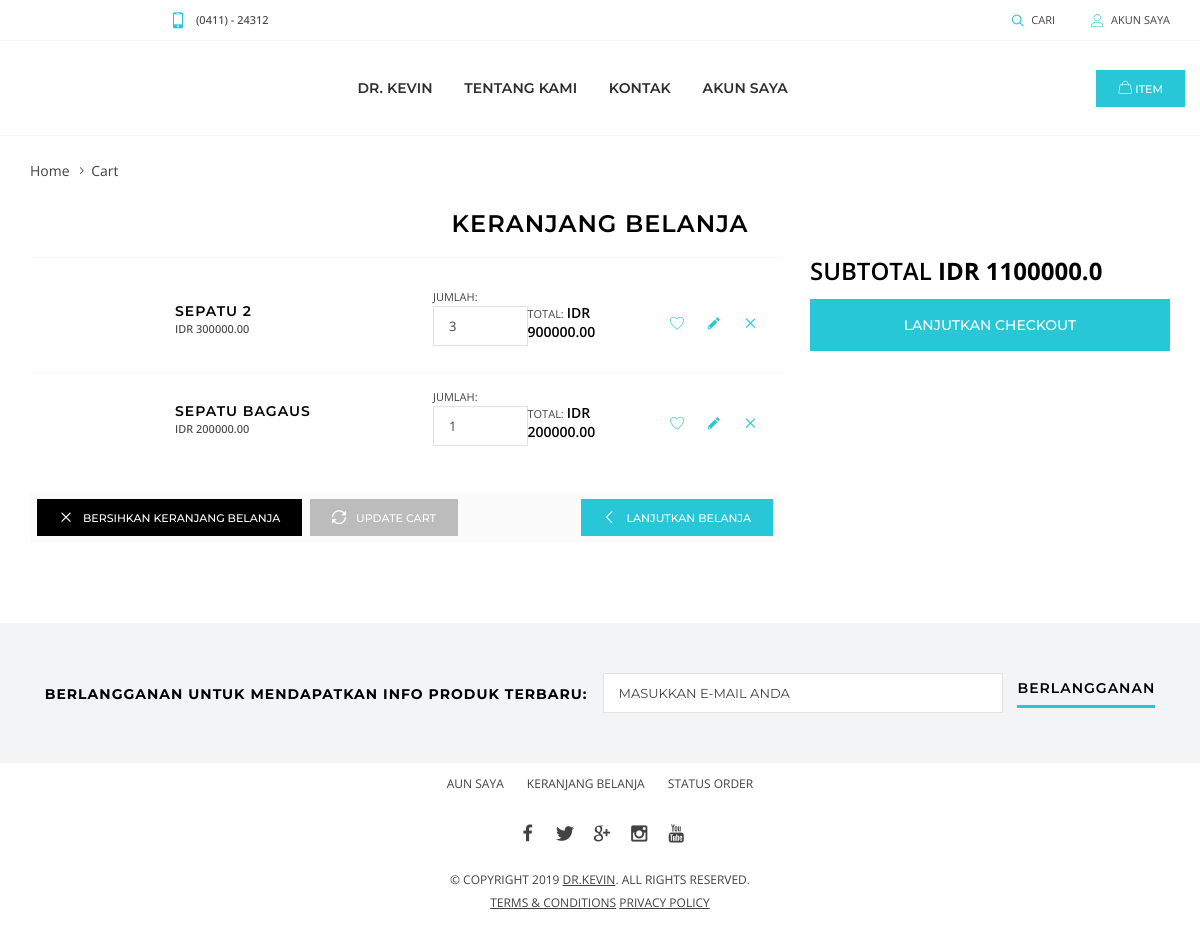
The app's page /cart/ (signed in) with its own data.
### barang/models.py (models this page shows, shortened)
class Cart(models.Model):
    user = models.ForeignKey(settings.AUTH_USER_MODEL, on_delete=models.CASCADE)
    ordered = models.BooleanField(default=False)
    item = models.ForeignKey(Produk, on_delete=models.CASCADE)
    quantity = models.IntegerField(default=1)
    harga = models.DecimalField(max_digits=1000000, decimal_places=2, null=True)
    def get_total_item_price(self):
        return self.quantity * self.item.harga

class Produk(models.Model):
    namaproduk = models.CharField(max_length=50)
    harga = models.DecimalField(max_digits=1000000, decimal_places=2)
    stok = models.IntegerField()
    gambar_barang = models.ImageField(upload_to="images", null=True)
    keterangan = models.TextField()
    kategori_produk = models.ForeignKey(KategoriBarang, on_delete=models.CASCADE, null=True)
    class Meta:
        verbose_name_plural = "Produk"

### barang/views.py (the view)
# urls.py: path('cart/', OrderSummaryView.as_view(), name='cart'),
class OrderSummaryView(LoginRequiredMixin, View):
    def get(self, *args, **kwargs):
        try:
            order = Cart.objects.filter(user=self.request.user, ordered=False)
            total = Cart.objects.filter(user=self.request.user, ordered=False).aggregate(
                total=Sum(F('quantity') * F('harga'), output_field=FloatField()))['total']
            return render(self.request, 'keranjang.html', {'order':order, 'total':total})
        except ObjectDoesNotExist:
            messages.warning(self.request, "You do not have an active order")
            return redirect("/")

### templates/keranjang.html
{% extends 'base.html' %}
{% load staticfiles %}
{% block content %}
    <div class="page-content">
        <div class="holder mt-0">
            <div class="container">
                <ul class="breadcrumbs">
                    <li><a href="index-2.html">Home</a></li>
                    <li><span>Cart</span></li>
                </ul>
            </div>
        </div>
        <div class="holder mt-0">
            <div class="container">
                <h1 class="text-center">Keranjang Belanja</h1>
                <div class="row">
                    <div class="col-md-8">
                        <div class="cart-table">
                            {% for order_item in order %}
                            <div class="cart-table-prd">
                                <div class="cart-table-prd-image"><a href="#"><img src="images/products/xsmall/product-05.jpg" alt=""></a></div>
                                <div class="cart-table-prd-name">
                                    <h2><a href="#">{{ order_item.item.namaproduk }}</a></h2>
                                    <h5><a href="#"> IDR {{ order_item.item.harga }}</a></h5>
                                </div>
                                <div class="cart-table-prd-qty"><span>jumlah:</span>  <div class="form-group"><input type="text" maxlength="4" size="4" class="form-control" value="{{ order_item.quantity }}"></div></div>
                                <div class="cart-table-prd-price"><span>Total:</span> <b>IDR {{ order_item.get_total_item_price }}</b></div>
                                <div class="cart-table-prd-action"><a href="#" class="icon-heart"></a> <a href="#" class="icon-pencil"></a> <a href="#" class="icon-cross"></a></div>
                            </div>
                            {% endfor %}
                            <div class="cart-table-total">
                                <div class="row">
                                    <div class="col-sm"><a href="#" class="btn btn--alt"><i class="icon-cross"></i><span>bersihkan keranjang belanja</span></a> <a href="#" class="btn btn--grey"><i class="icon-repeat"></i><span>update cart</span></a></div>
                                    <div class="col-sm-auto"><a href="#" class="btn"><i class="icon-angle-left"></i><span>lanjutkan belanja</span></a></div>
                                </div>
                            </div>
                        </div>
                    </div>
                    <div class="col-md-4">
                        <div class="sidebar-block">
                            <div class="card-total text-uppercase">Subtotal <span class="card-total-price">IDR {{ total }}</span></div>
                            <a href="{% url 'checkouts-home' %}" class="btn btn--full btn--lg"><span>Lanjutkan Checkout</span></a>
                        </div>
                    </div>
                </div>
            </div>
        </div>
    </div>
{% endblock %}

### records on screen
Cart: item.namaproduk "SEPATU 2", item.harga "300000.00", quantity "3", get_total_item_price "900000.00"
Cart: item.namaproduk "SEPATU BAGAUS", item.harga "200000.00", quantity "1", get_total_item_price "200000.00"

### other values on screen
{{ total }} "1100000.0"
